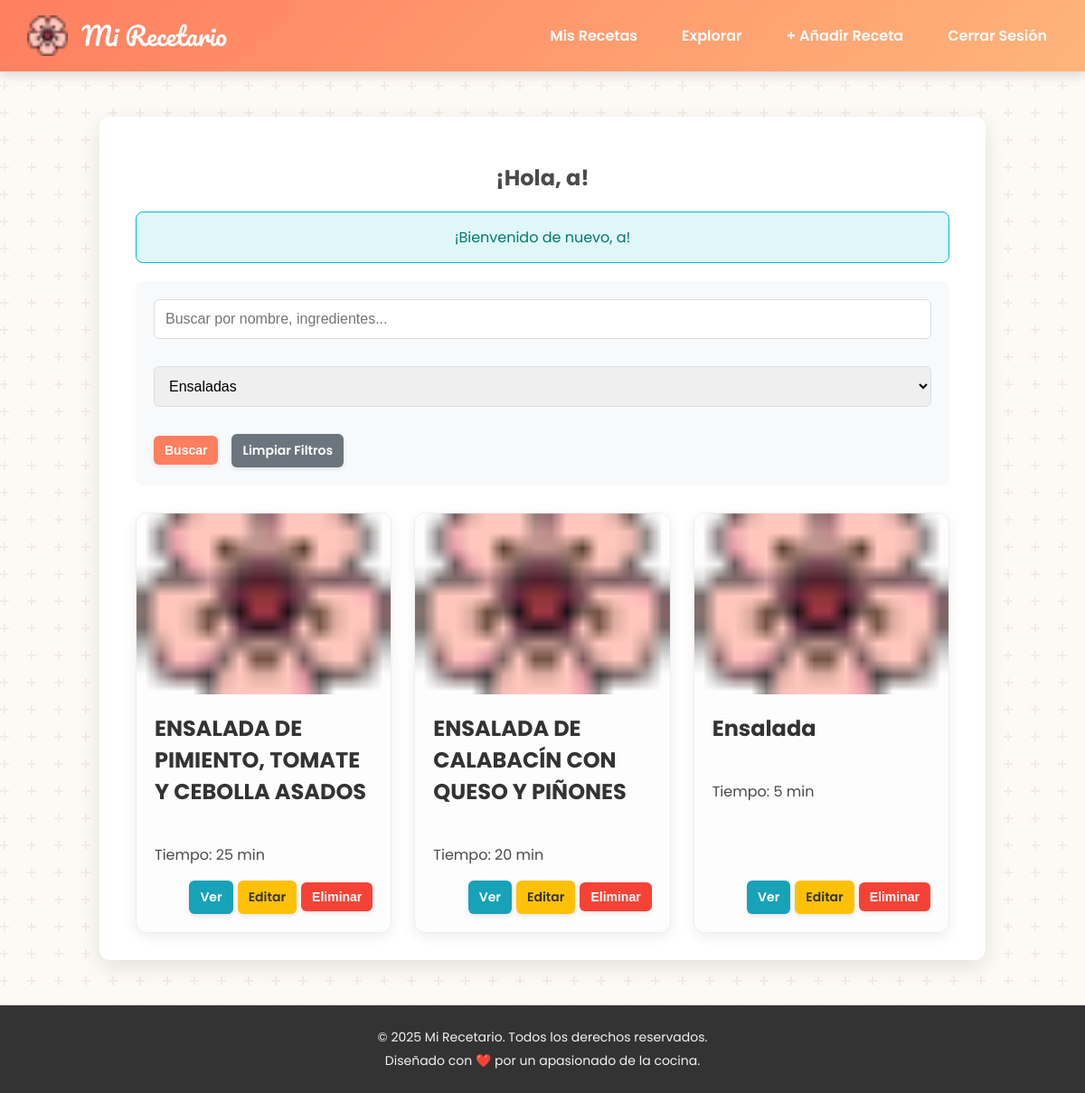
/dashboard.php?category=10 (signed in), run on the app's committed database.
### tables this page shows
CREATE TABLE IF NOT EXISTS `recetas` (
  `id_receta` int NOT NULL AUTO_INCREMENT,
  `id_usuario` int NOT NULL,
  `nombre_receta` varchar(100) NOT NULL,
  `ingredientes` text NOT NULL,
  `preparacion` text NOT NULL,
  `tiempo_preparacion_minutos` int DEFAULT NULL,
  `fecha_creacion` datetime DEFAULT CURRENT_TIMESTAMP,
  `imagen_url` varchar(100) NOT NULL,
  PRIMARY KEY (`id_receta`),
  KEY `id_usuario` (`id_usuario`)
);

### public/dashboard.php (the view, shortened to what this page needs)
<?php
require_once '../includes/header.php';
require_once '../includes/db_connect.php';
$user_id = $_SESSION['user_id'];
$username = htmlspecialchars($_SESSION['username']);
$categorias = [];
try {
    $stmt_cat = $pdo->query("SELECT id_categoria, nombre_categoria FROM categorias ORDER BY nombre_categoria ASC");
    $categorias = $stmt_cat->fetchAll();
} catch (\PDOException $e) {
    error_log("Error al cargar categorías: " . $e->getMessage());
}
$recetas = [];
$search_query = trim($_GET['search'] ?? '');
$category_id = trim($_GET['category'] ?? '');
$sql = "SELECT DISTINCT r.id_receta, r.nombre_receta, r.tiempo_preparacion_minutos, r.imagen_url
        FROM recetas r";
$params = [];
if (!empty($category_id)) {
    $sql .= " JOIN recetas_categorias rc ON r.id_receta = rc.id_receta";
}
$sql .= " WHERE r.id_usuario = ?";
$params[] = $user_id;
if (!empty($category_id)) {
    $sql .= " AND rc.id_categoria = ?";
    $params[] = $category_id;
}
$sql .= " ORDER BY r.fecha_creacion DESC";
try {
    $stmt = $pdo->prepare($sql);
    $stmt->execute($params);
    $recetas = $stmt->fetchAll();
} catch (\PDOException $e) {
    error_log("Error al cargar recetas con filtros: " . $e->getMessage());
    $_SESSION['message'] = '<p class="message error">Error al cargar tus recetas. Por favor, inténtalo de nuevo.</p>';
}
?>
<div class="dashboard-container">
    <div class="dashboard-header">
        <h2>¡Hola, <?= $username ?>!</h2>
    </div>
    <?php
    if (isset($_SESSION['message'])) {
        echo $_SESSION['message'];
    }
    ?>
    <div class="search-filter-section">
        <form action="dashboard.php" method="GET">
            <input type="text" name="search" placeholder="Buscar por nombre, ingredientes..." value="<?= htmlspecialchars($search_query) ?>">
            <select name="category">
                <?php foreach ($categorias as $categoria): ?>
                    <option value="<?= $categoria['id_categoria'] ?>" <?= ($category_id == $categoria['id_categoria']) ? 'selected' : '' ?>>
                        <?= htmlspecialchars($categoria['nombre_categoria']) ?>
                    </option>
                <?php endforeach; ?>
            </select>
            <button type="submit" class="btn">Buscar</button>
            <?php if (!empty($search_query) || !empty($category_id)): ?>
                <a href="dashboard.php" class="btn btn-cancel">Limpiar Filtros</a>
            <?php endif; ?>
        </form>
    </div>
    <?php if (empty($recetas)): ?>
        <div class="message">
            <p>No se encontraron recetas que coincidan con tus filtros.</p>
        </div>
    <?php else: ?>
        <div class="recipes-grid" id="recipes-grid">
            <?php foreach ($recetas as $receta): ?>
                <div class="recipe-card" data-id="<?= $receta['id_receta'] ?>">
                    <img src="<?= htmlspecialchars($receta['imagen_url'] ?: 'img/flor-de-cerezo.png') ?>" alt="Imagen de <?= htmlspecialchars($receta['nombre_receta']) ?>" class="recipe-card-image" onerror="this.onerror=null;this.src='img/flor-de-cerezo.png';">
                    <div class="recipe-card-content">
                        <h3><?= htmlspecialchars($receta['nombre_receta']) ?></h3>
                        <p>Tiempo: <?= htmlspecialchars($receta['tiempo_preparacion_minutos'] ?? 'N/A') ?> min</p>
                        <div class="recipe-actions">
                            <a href="view_recipe.php?id=<?= $receta['id_receta'] ?>" class="btn btn-info">Ver</a>
                            <a href="edit_recipe.php?id=<?= $receta['id_receta'] ?>" class="btn btn-warning">Editar</a>
                            <button type="button" class="btn btn-danger btn-delete"
                                    data-id="<?= $receta['id_receta'] ?>"
                                    data-name="<?= htmlspecialchars($receta['nombre_receta']) ?>">
                                Eliminar
                            </button>
                        </div>
                    </div>
                </div>
            <?php endforeach; ?>
        </div>
    <?php endif; ?>
</div>
<?php
require_once '../includes/footer.php';
?>

### public/css/style.css (style rules this page uses)
html { box-sizing: border-box; }
*, *:before, *:after { box-sizing: inherit; }
body { font-family: 'Poppins', sans-serif; background-color: #fdfaf6; color: #4a4a4a; margin: 0; display: flex; flex-direction: column; min-height: 100vh; overflow-x: hidden; }
.container, .dashboard-container, .form-container, .recipe-detail-container, .explore-container { background-color: #ffffff; padding: 30px 40px; border-radius: 12px; box-shadow: 0 8px 25px rgba(0, 0, 0, 0.1); width: 100%; max-width: 980px; margin: 30px auto; text-align: center; }
form { text-align: left; }
input[type="text"], input[type="email"], input[type="password"], input[type="number"], textarea, select { width: 100%; padding: 12px; margin-bottom: 15px; border: 1px solid #ddd; border-radius: 6px; font-size: 16px; box-sizing: border-box; }
.btn, button { background: #ff7e5f; color: white; padding: 8px 12px; border: none; border-radius: 6px; cursor: pointer; font-size: 14px; font-weight: 600; text-decoration: none; display: inline-block; transition: background-color 0.3s, transform 0.2s, box-shadow 0.3s; box-shadow: 0 2px 5px rgba(0, 0, 0, 0.1); }
.btn-danger { background-color: #f44336; }
.btn-info { background-color: #17a2b8; }
.btn-warning { background-color: #ffc107; color: #333; }
.btn-cancel { background-color: #6c757d; }
.message { background-color: #e0f7fa; color: #00796b; border: 1px solid #00bcd4; padding: 15px; border-radius: 8px; margin-bottom: 20px; text-align: center; }
.recipes-grid { display: grid; grid-template-columns: repeat(auto-fit, minmax(280px, 1fr)); gap: 25px; margin-top: 30px; }
.recipe-card { background-color: #fdfdfd; border: 1px solid #eee; border-radius: 12px; text-align: left; box-shadow: 0 4px 15px rgba(0, 0, 0, 0.07); display: flex; flex-direction: column; transition: transform 0.3s, box-shadow 0.3s; }
.recipe-card-image { width: 100%; height: 200px; object-fit: cover; }
.recipe-card-content { padding: 20px; display: flex; flex-direction: column; flex-grow: 1; }
.recipe-card h3 { margin-top: 0; color: #333; font-size: 1.5em; }
.recipe-actions { display: flex; justify-content: flex-end; gap: 5px; margin-top: auto; flex-wrap: wrap; align-items: center; }
.search-filter-section { margin-bottom: 30px; padding: 20px; background-color: #f8f9fa; border-radius: 8px; }
.search-filter-section form { display: flex; flex-wrap: wrap; gap: 15px; align-items: center; }

### data on the page
recetas: nombre_receta "ENSALADA DE PIMIENTO, TOMATE Y CEBOLLA ASADOS", tiempo_preparacion_minutos "25"
recetas: nombre_receta "ENSALADA DE CALABACÍN CON QUESO Y PIÑONES", tiempo_preparacion_minutos "20"
recetas: nombre_receta "Ensalada", tiempo_preparacion_minutos "5"

### other printed values
$username "a"
$_SESSION['message'] "¡Bienvenido de nuevo, a!"
form field category "Ensaladas"
